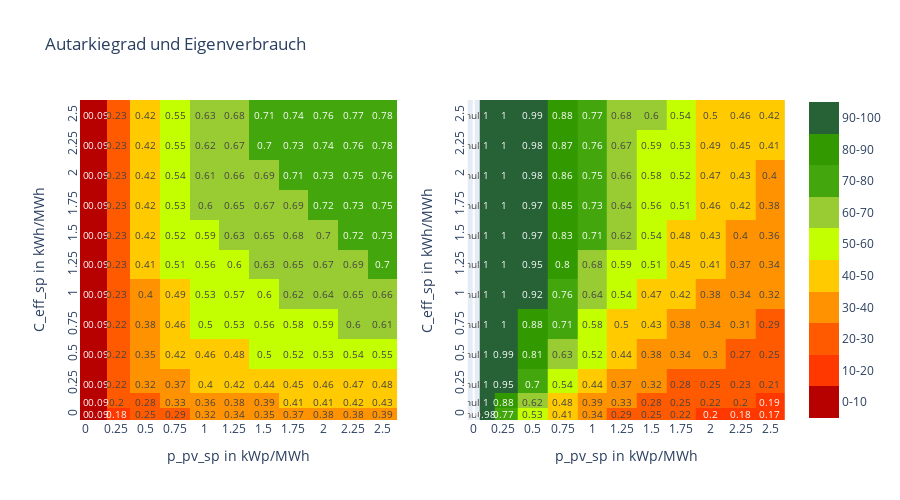

Notebook code for this chart:
### Code cell
colorscale=[
        [0, "rgb(183,0,0)"],
        [0.1, "rgb(183,0,0)"],
        [0.1, "rgb(255,56,0)"],
        [0.2, "rgb(255,56,0)"],
        [0.2, "rgb(255,90,0)"],
        [0.3, "rgb(255,90,0)"],
        [0.3, "rgb(255,146,0)"],
        [0.4, "rgb(255,146,0)"],
        [0.4, "rgb(255,203,0)"],
        [0.5, "rgb(255,203,0)"],
        [0.5, "rgb(195,255,0)"],
        [0.6, "rgb(195,255,0)"],
        [0.6, "rgb(153,204,51)"],
        [0.7, "rgb(153,204,51)"],
        [0.7, "rgb(67,166,12)"],
        [0.8, "rgb(67,166,12)"],
        [0.8, "rgb(51,153,0)"],
        [0.9, "rgb(51,153,0)"],
        [0.9, "rgb(38,98,54)"],
        [1, "rgb(38,98,54)"],]
colorbar=dict(tickmode='array',tickvals=[0.05, 0.15,0.25,0.35,0.45,0.55,0.65,0.75,0.85,0.95],ticktext=['0-10','10-20','20-30','30-40','40-50','50-60','60-70','70-80','80-90','90-100'],len=1.05,ticklabeloverflow='allow')
fig= make_subplots(1,2)
fig.add_trace(go.Heatmap(x=df['p_pv'].values,
                                y=df['e_bat'].values,
                                z=df['autarkiegrad'].values,
                                text=df['autarkiegrad'].round(2),
                                texttemplate="%{text}",
                                textfont={"size":10},
                                coloraxis='coloraxis'
                                
),1,1)
fig.add_trace(go.Heatmap(x=df['p_pv'].values,
                                y=df['e_bat'].values,
                                z=df['eigenverbrauch'].values,
                                text=df['eigenverbrauch'].round(2),
                                texttemplate="%{text}",
                                textfont={"size":10},
                                coloraxis='coloraxis',
                                opacity=1,                                                       
),1,2)
fig.update_layout(title='Autarkiegrad und Eigenverbrauch',width=900.5,height=500,coloraxis = {'cmin':0,'cmax':1.0,'colorscale':colorscale,'colorbar':colorbar,'autocolorscale':False},)
fig.update_yaxes(tick0=0,dtick=0.25,tickangle=270,title='C_eff_sp in kWh/MWh')
fig.update_xaxes(tick0=0,dtick=0.25,title='p_pv_sp in kWp/MWh')
fig.show()

### Figure 1 — Plotly figure (JSON) as saved in the notebook; plotly's stock layout.template omitted (floating-point values rounded to 4 significant figures; data arrays with more than 128 entries replaced by an {"elided": "..."} marker saying what was removed)
{"data": [{"coloraxis": "coloraxis", "text": {"elided": "144 float values"}, "textfont": {"size": 10}, "texttemplate": "%{text}", "type": "heatmap", "x": {"elided": "144 float values"}, "xaxis": "x", "y": {"elided": "144 float values"}, "yaxis": "y", "z": {"elided": "144 float values"}}, {"coloraxis": "coloraxis", "opacity": 1, "text": {"elided": "144 float values"}, "textfont": {"size": 10}, "texttemplate": "%{text}", "type": "heatmap", "x": {"elided": "144 float values"}, "xaxis": "x2", "y": {"elided": "144 float values"}, "yaxis": "y2", "z": {"elided": "144 float values"}}], "layout": {"coloraxis": {"autocolorscale": false, "cmax": 1, "cmin": 0, "colorbar": {"len": 1.05, "ticklabeloverflow": "allow", "tickmode": "array", "ticktext": ["0-10", "10-20", "20-30", "30-40", "40-50", "50-60", "60-70", "70-80", "80-90", "90-100"], "tickvals": [0.05, 0.15, 0.25, 0.35, 0.45, 0.55, 0.65, 0.75, 0.85, 0.95]}, "colorscale": [[0, "rgb(183,0,0)"], [0.1, "rgb(183,0,0)"], [0.1, "rgb(255,56,0)"], [0.2, "rgb(255,56,0)"], [0.2, "rgb(255,90,0)"], [0.3, "rgb(255,90,0)"], [0.3, "rgb(255,146,0)"], [0.4, "rgb(255,146,0)"], [0.4, "rgb(255,203,0)"], [0.5, "rgb(255,203,0)"], [0.5, "rgb(195,255,0)"], [0.6, "rgb(195,255,0)"], [0.6, "rgb(153,204,51)"], [0.7, "rgb(153,204,51)"], [0.7, "rgb(67,166,12)"], [0.8, "rgb(67,166,12)"], [0.8, "rgb(51,153,0)"], [0.9, "rgb(51,153,0)"], [0.9, "rgb(38,98,54)"], [1, "rgb(38,98,54)"]]}, "height": 500, "title": {"text": "Autarkiegrad und Eigenverbrauch"}, "width": 900.5, "xaxis": {"anchor": "y", "domain": [0, 0.45], "dtick": 0.25, "tick0": 0, "title": {"text": "p_pv_sp in kWp/MWh"}}, "xaxis2": {"anchor": "y2", "domain": [0.55, 1], "dtick": 0.25, "tick0": 0, "title": {"text": "p_pv_sp in kWp/MWh"}}, "yaxis": {"anchor": "x", "domain": [0, 1], "dtick": 0.25, "tick0": 0, "tickangle": -90, "title": {"text": "C_eff_sp in kWh/MWh"}}, "yaxis2": {"anchor": "x2", "domain": [0, 1], "dtick": 0.25, "tick0": 0, "tickangle": -90, "title": {"text": "C_eff_sp in kWh/MWh"}}}}
